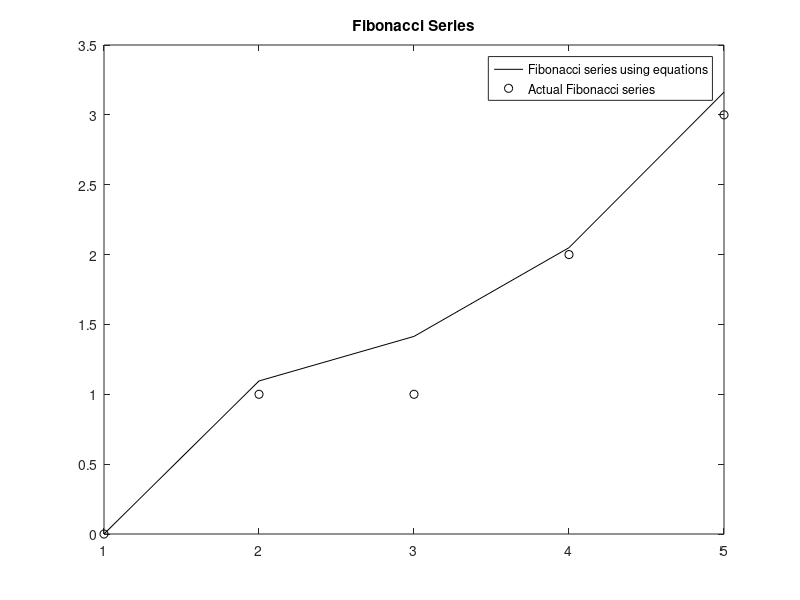

Write the MATLAB code that produced this figure.
 N = input('Enter the number of terms upto you want to plot Fibonacci series :-> ');
 F = zeros(1,N);
 for n = 2:N
     a = ((1+sqrt(5))^n + (sqrt(5)-1)^n)/(2^n*sqrt(5)) ;
     b = ((1+sqrt(5))^(n-2) + (sqrt(5)-1)^(n-2))/(2^(n-2)*sqrt(5)) ;
     F(n) = sqrt(a*b); 
 end
 X(1)= 0;
 X(2)= 1;
 for n = 3:N
     X(n) = X(n-1) + X(n-2);
 end

 fprintf('The Actual Fibonacci series :->\n')
 disp(X)
 fprintf('\nThe Fibonacci series using equations :->\n')
 disp(F)
 
 % Comparing the results using plots
 figure(1);
 plot(F,'-k');
 hold on 
 plot(X,'ok');
 title('Fibonacci Series') ;
 legend('Fibonacci series using equations','Actual Fibonacci series') ;

 % Relative Error 
 a = zeros(1,N) ;
 for n = 2:N
     a(n) = abs(X(n)-F(n))/((X(n))*(N-1)) ;
 end
 d = sum(a) ;
 fprintf('The Relative error is :-> %d',d)
 